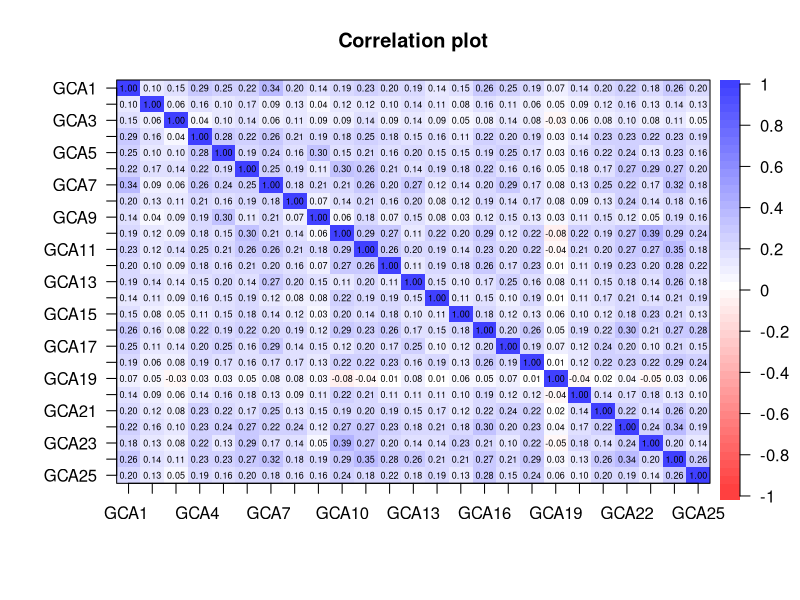
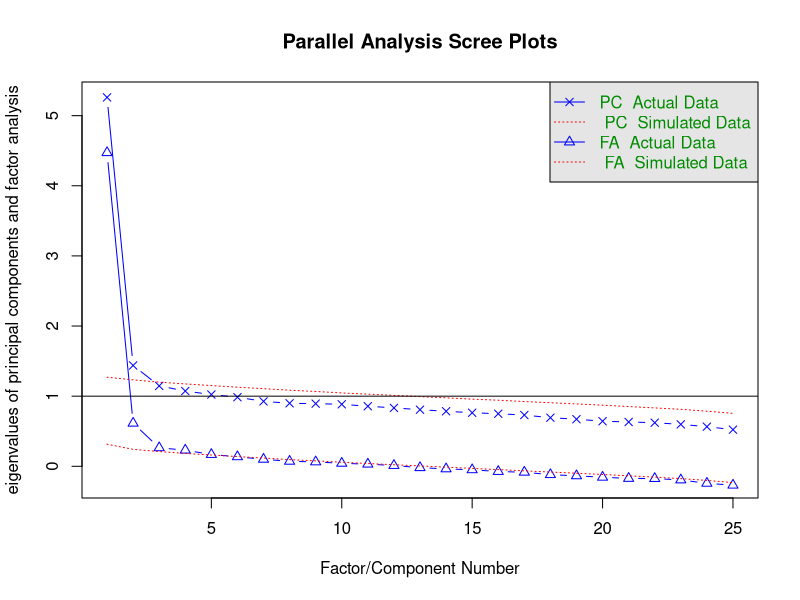
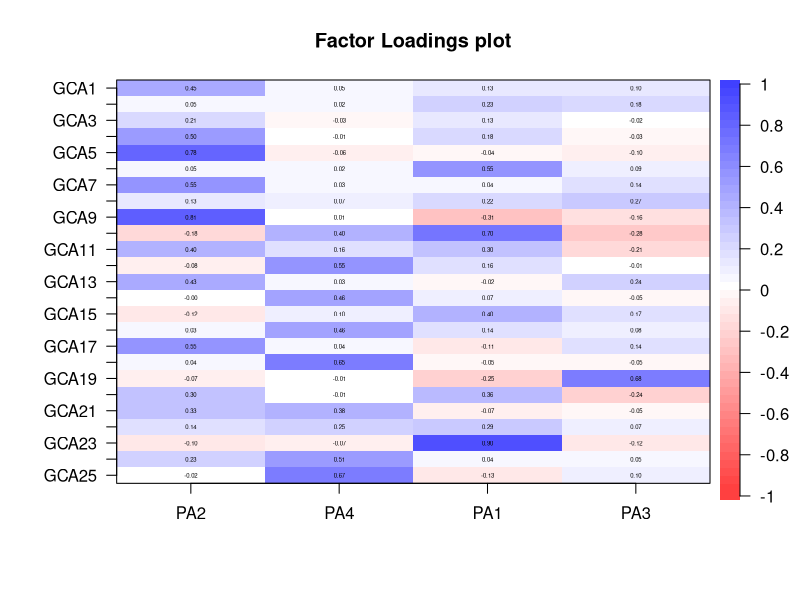

Write the R code that produced these figures, in order. (Note: this script raises an error after producing the figures.)
## ---- chunk 1
knitr::opts_chunk$set(echo = TRUE)
## ---- chunk 2
library(psych)
d<-read.csv("1516GCA.csv")
x<-seq(from=1, to=nrow(d), by=2)
y<-seq(from=2, to=nrow(d), by=2)
d1<-d[x,]
d2<-d[y,]
df<-as.data.frame(d)
## ---- chunk 3
alpha(df,na.rm=T)
## ---- chunk 4
cm<-cor(d1,use="complete.obs")
ev <- eigen(cm)
library(corrplot)
cor.plot(cm)
## ---- chunk 5
fa.parallel(cm, n.obs = nrow(d1), fm="minres", fa="both", 
            main = "Parallel Analysis Scree Plots",
            n.iter=100, error.bars=FALSE, SMC=FALSE,
            ylabel=NULL, show.legend=TRUE)
## ---- chunk 6
mod1<-fa(d1,nfactors=2,rotate="Promax",fm="pa",cor="tet")
print(mod1$loadings,cut=.3)
mod1$rms
## ---- chunk 7
mod2<-fa(d1,nfactors=3,rotate="Promax",fm="pa",cor="tet")
print(mod2$loadings,cut=.3)
mod2$rms
## ---- chunk 8
mod3<-fa(d1,nfactors=4,rotate="Promax",fm="pa",cor="tet")
print(mod3$loadings,cut=.3)
mod3$rms
## ---- chunk 9
cor.plot(mod3)
## ---- chunk 10
library("lavaan")
fac3_mod <- 
'factor1 =~ GCA1 + GCA4 + GCA7 + GCA8 + GCA9
+ GCA13 + GCA17 + GCA21 + GCA24
factor2 =~ GCA6 + GCA10 + GCA11 + GCA12 + GCA14
+ GCA15 + GCA16 + GCA18 + GCA20 + GCA22 + GCA23 
+ GCA24'
fac3mod <- cfa(model = fac3_mod, data = d2, ordered = names(d2) ,estimator = "DWLS", se = "robust", test = "scaled.shifted", std.lv = TRUE)
summary(fac3mod,fit.measures = TRUE)
mi <- modindices(fac3mod)
mi[mi$op == "=~",]
## ---- chunk 11
fac7_mod <- 
'factor1 =~ GCA3 + GCA6 + GCA10 + GCA14 + GCA16 + GCA18
factor2 =~ GCA1 + GCA8 + GCA17 
factor3 =~ GCA2 + GCA7 + GCA20 + GCA22 + GCA23 
factor4 =~ GCA13 + GCA24
factor5 =~ GCA5 + GCA9 +GCA19
factor6 =~ GCA4 + GCA11 + GCA12
factor7 =~ GCA15 + GCA21
'
fac7mod <- cfa(model = fac7_mod, data = d2, ordered = names(d2) ,estimator = "DWLS", se = "robust", test = "scaled.shifted", std.lv = TRUE)
summary(fac7mod,fit.measures = TRUE)
inspect(fac7mod,"cov.lv")
